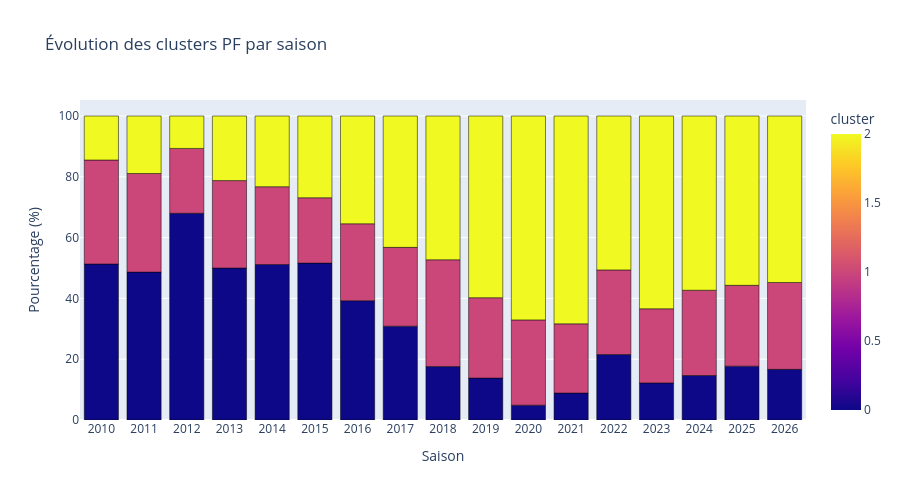

This figure's notebook cell:
### Code cell
df_pf = composition[composition['pos'] == 'PF']

fig_pf = px.bar(
    df_pf,
    x='season',
    y='percent',
    color='cluster',
    hover_data={'count': True, 'percent': ':.1f', 'cluster': True, 'season': True},
    labels={'percent':'Pourcentage (%)', 'season':'Saison', 'cluster_name':'Cluster'},
    title='Évolution des clusters PF par saison',
    height=500,
    width=900
)
fig_pf.update_layout(barmode='stack', legend_title_text='Cluster')
fig_pf.update_traces(marker_line_width=0.5, marker_line_color='black')
fig_pf.show()

### Figure 1 — Plotly figure (JSON) as saved in the notebook; plotly's stock layout.template omitted (floating-point values rounded to 4 significant figures)
{"data": [{"customdata": [[39, 0], [26, 1], [11, 2], [36, 0], [24, 1], [14, 2], [51, 0], [16, 1], [8, 2], [40, 0], [23, 1], [17, 2], [44, 0], [22, 1], [20, 2], [48, 0], [20, 1], [25, 2], [31, 0], [20, 1], [28, 2], [25, 0], [21, 1], [35, 2], [13, 0], [26, 1], [35, 2], [12, 0], [23, 1], [52, 2], [4, 0], [23, 1], [55, 2], [7, 0], [18, 1], [54, 2], [17, 0], [22, 1], [40, 2], [10, 0], [20, 1], [52, 2], [12, 0], [23, 1], [47, 2], [14, 0], [21, 1], [44, 2], [7, 0], [12, 1], [23, 2]], "hovertemplate": "Saison=%{x}<br>Pourcentage (%)=%{y:.1f}<br>count=%{customdata[0]}<br>cluster=%{marker.color}<extra></extra>", "legendgroup": "", "marker": {"color": [0, 1, 2, 0, 1, 2, 0, 1, 2, 0, 1, 2, 0, 1, 2, 0, 1, 2, 0, 1, 2, 0, 1, 2, 0, 1, 2, 0, 1, 2, 0, 1, 2, 0, 1, 2, 0, 1, 2, 0, 1, 2, 0, 1, 2, 0, 1, 2, 0, 1, 2], "coloraxis": "coloraxis", "line": {"color": "black", "width": 0.5}, "pattern": {"shape": ""}}, "name": "", "orientation": "v", "showlegend": false, "textposition": "auto", "type": "bar", "x": ["2010", "2010", "2010", "2011", "2011", "2011", "2012", "2012", "2012", "2013", "2013", "2013", "2014", "2014", "2014", "2015", "2015", "2015", "2016", "2016", "2016", "2017", "2017", "2017", "2018", "2018", "2018", "2019", "2019", "2019", "2020", "2020", "2020", "2021", "2021", "2021", "2022", "2022", "2022", "2023", "2023", "2023", "2024", "2024", "2024", "2025", "2025", "2025", "2026", "2026", "2026"], "xaxis": "x", "y": [51.32, 34.21, 14.47, 48.65, 32.43, 18.92, 68.0, 21.33, 10.67, 50.0, 28.75, 21.25, 51.16, 25.58, 23.26, 51.61, 21.51, 26.88, 39.24, 25.32, 35.44, 30.86, 25.93, 43.21, 17.57, 35.14, 47.3, 13.79, 26.44, 59.77, 4.878, 28.05, 67.07, 8.861, 22.78, 68.35, 21.52, 27.85, 50.63, 12.2, 24.39, 63.41, 14.63, 28.05, 57.32, 17.72, 26.58, 55.7, 16.67, 28.57, 54.76], "yaxis": "y"}], "layout": {"barmode": "stack", "coloraxis": {"colorbar": {"title": {"text": "cluster"}}, "colorscale": [[0, "#0d0887"], [0.1111, "#46039f"], [0.2222, "#7201a8"], [0.3333, "#9c179e"], [0.4444, "#bd3786"], [0.5556, "#d8576b"], [0.6667, "#ed7953"], [0.7778, "#fb9f3a"], [0.8889, "#fdca26"], [1, "#f0f921"]]}, "height": 500, "legend": {"title": {"text": "Cluster"}, "tracegroupgap": 0}, "title": {"text": "Évolution des clusters PF par saison"}, "width": 900, "xaxis": {"anchor": "y", "domain": [0, 1], "title": {"text": "Saison"}}, "yaxis": {"anchor": "x", "domain": [0, 1], "title": {"text": "Pourcentage (%)"}}}}
